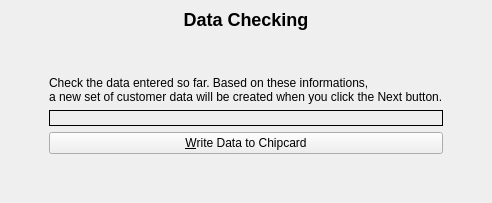
     <widget class="QWidget" name="pageDataChecking">
      <layout class="QVBoxLayout">
       <property name="spacing">
        <number>6</number>
       </property>
       <property name="margin">
        <number>9</number>
       </property>
       <item>
        <widget class="QLabel" name="label_11">
         <property name="text">
          <string>&lt;h2&gt;Data Checking&lt;/h2&gt;</string>
         </property>
         <property name="alignment">
          <set>Qt::AlignCenter</set>
         </property>
        </widget>
       </item>
       <item>
        <layout class="QHBoxLayout">
         <property name="spacing">
          <number>6</number>
         </property>
         <property name="margin">
          <number>0</number>
         </property>
         <item>
          <spacer>
           <property name="orientation">
            <enum>Qt::Horizontal</enum>
           </property>
           <property name="sizeHint" stdset="0">
            <size>
             <width>40</width>
             <height>20</height>
            </size>
           </property>
          </spacer>
         </item>
         <item>
          <layout class="QVBoxLayout">
           <property name="spacing">
            <number>6</number>
           </property>
           <property name="margin">
            <number>0</number>
           </property>
           <item>
            <spacer>
             <property name="orientation">
              <enum>Qt::Vertical</enum>
             </property>
             <property name="sizeHint" stdset="0">
              <size>
               <width>20</width>
               <height>40</height>
              </size>
             </property>
            </spacer>
           </item>
           <item>
            <widget class="QLabel" name="textLabelCheck">
             <property name="text">
              <string>Check the data entered so far. Based on these informations,
a new set of customer data will be created when you click the Next button.</string>
             </property>
             <property name="wordWrap">
              <bool>false</bool>
             </property>
            </widget>
           </item>
           <item>
            <widget class="QLabel" name="textLabelInformation">
             <property name="frameShape">
              <enum>QFrame::Box</enum>
             </property>
             <property name="lineWidth">
              <number>1</number>
             </property>
             <property name="text">
              <string/>
             </property>
             <property name="wordWrap">
              <bool>false</bool>
             </property>
            </widget>
           </item>
           <item>
            <widget class="QPushButton" name="buttonWriteDataToChipcard">
             <property name="text">
              <string>&amp;Write Data to Chipcard</string>
             </property>
            </widget>
           </item>
           <item>
            <spacer>
             <property name="orientation">
              <enum>Qt::Vertical</enum>
             </property>
             <property name="sizeHint" stdset="0">
              <size>
               <width>20</width>
               <height>40</height>
              </size>
             </property>
            </spacer>
           </item>
          </layout>
         </item>
         <item>
          <spacer>
           <property name="orientation">
            <enum>Qt::Horizontal</enum>
           </property>
           <property name="sizeHint" stdset="0">
            <size>
             <width>40</width>
             <height>20</height>
            </size>
           </property>
          </spacer>
         </item>
        </layout>
       </item>
      </layout>
     </widget>
